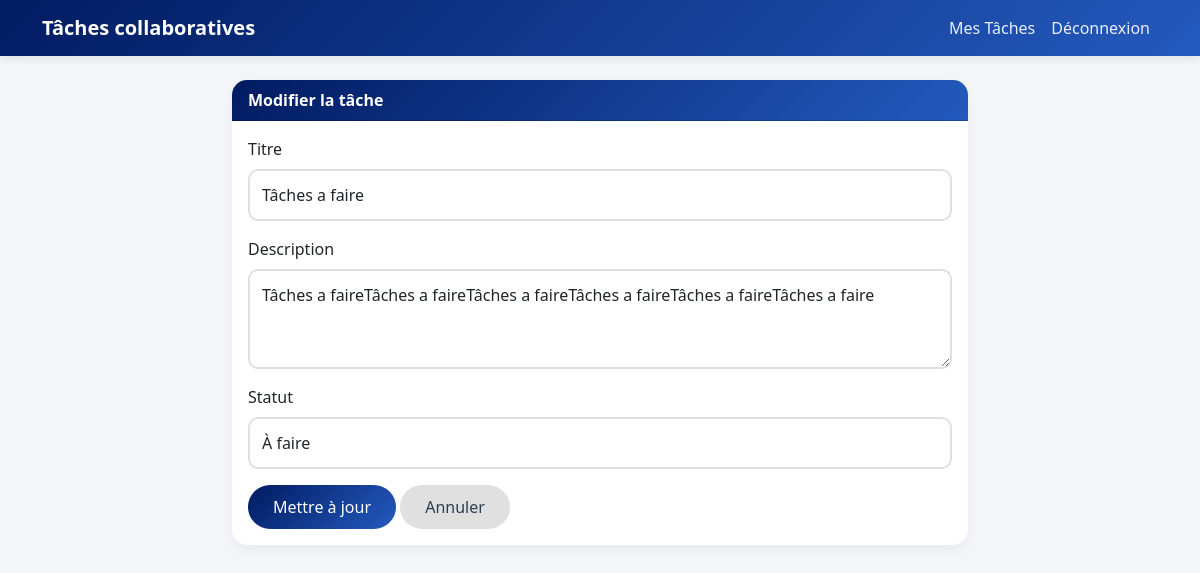
Page /index.php?page=edit-task&id=8 (signed in) on the committed database.
### tables this page shows
CREATE TABLE `tasks` (
  `id` int(11) NOT NULL,
  `title` varchar(255) NOT NULL,
  `description` text DEFAULT NULL,
  `status` enum('À faire','En cours','Terminé') DEFAULT 'À faire',
  `user_id` int(11) NOT NULL,
  `created_at` datetime DEFAULT current_timestamp()
);

### controllers/TaskController.php (called while the page is built, shortened)
<?php
class TaskController
{
    private $task;
    public function __construct()
    {
        $database = new Database();
        $this->db = $database->getConnection();
        $this->task = new Task($this->db);
    }
    public function edit()
    {
        $id = isset($_GET['id']) ? $_GET['id'] : null;
        $task = $this->task->getById($id);
        require_once '../views/main.php';
        exit;
    }
}

### config/Database.php (called while the page is built, shortened)
<?php
class Database
{
    private $host = "localhost";
    private $port = "8111";
    private $db_name = "taches_collaboratives";
    private $username = "root";
    private $password = "";
    public function getConnection()
    {
        $this->conn = null;
        try {
            $this->conn = new PDO(
                "mysql:host=" . $this->host . ";port=" . $this->port . ";dbname=" . $this->db_name,
                $this->username,
                $this->password
            );
            $this->conn->exec("set names utf8");
            $this->conn->setAttribute(PDO::ATTR_ERRMODE, PDO::ERRMODE_EXCEPTION);
        } catch (PDOException $e) {
            echo "Erreur de connexion : " . $e->getMessage();
        }
        return $this->conn;
    }
}

### models/Task.php (called while the page is built, shortened)
<?php
class Task
{
    private $conn;
    public function __construct($db)
    {
        $this->conn = $db;
    }
    public function getById($id)
    {
        $query = "SELECT * FROM tasks WHERE id = :id";
        $getTaskByIdQuery = $this->conn->prepare($query);
        $getTaskByIdQuery->bindParam(":id", $id);
        $getTaskByIdQuery->execute();
        return $getTaskByIdQuery->fetch(PDO::FETCH_ASSOC);
    }
}

### views/tasks/edit.php (the view, shortened to what this page needs)
<div class="row justify-content-center">
    <div class="col-md-8">
        <div class="card">
            <div class="card-header">Modifier la tâche</div>
            <div class="card-body">
                <form method="POST" action="index.php?page=edit-task&id=<?= htmlspecialchars($task['id']) ?>">
                    <div class="mb-3">
                        <label for="title" class="form-label">Titre</label>
                        <input type="text" class="form-control" id="title" name="title" value="<?= htmlspecialchars($task['title']) ?>" required>
                    </div>
                    <div class="mb-3">
                        <label for="description" class="form-label">Description</label>
                        <textarea class="form-control" id="description" name="description" rows="3"><?= htmlspecialchars($task['description']) ?></textarea>
                    </div>
                    <div class="mb-3">
                        <label for="status" class="form-label">Statut</label>
                        <select class="form-control" id="status" name="status">
                            <option value="À faire" class="text-warning"
                                <?= $task['status'] == 'À faire' ? 'selected' : '' ?>>
                                À faire
                            </option>
                        </select>
                    </div>
                    <button type="submit" class="btn btn-primary">Mettre à jour</button>
                    <a href="index.php?page=tasks" class="btn btn-secondary">Annuler</a>
                </form>
            </div>
        </div>
    </div>
</div>

### public/css/style.css (style rules this page uses)
body { background-color: #f5f6fa; color: #2c3e50; }
.card { border: none; border-radius: 15px; box-shadow: 0 5px 15px rgba(0,0,0,0.05); transition: transform 0.3s ease; background-color: #ffffff; }
.card-header { background: linear-gradient(135deg, #011b61, #245abe); color: white; border-radius: 15px 15px 0 0 !important; font-weight: 600; }
.btn-primary { background: linear-gradient(135deg, #011b61, #245abe); border: none; border-radius: 25px; padding: 10px 25px; transition: all 0.3s ease; }
.btn-secondary { background: #e0e0e0; color: #2c3e50; border: none; border-radius: 25px; padding: 10px 25px; }
.form-control { border-radius: 10px; border: 2px solid #e0e0e0; padding: 12px; transition: all 0.3s ease; }

### rows in the picture
tasks: title "Tâches a faire", description "Tâches a faireTâches a faireTâches a faireTâches a faireTâches a faireTâches a faire", status "À faire"
